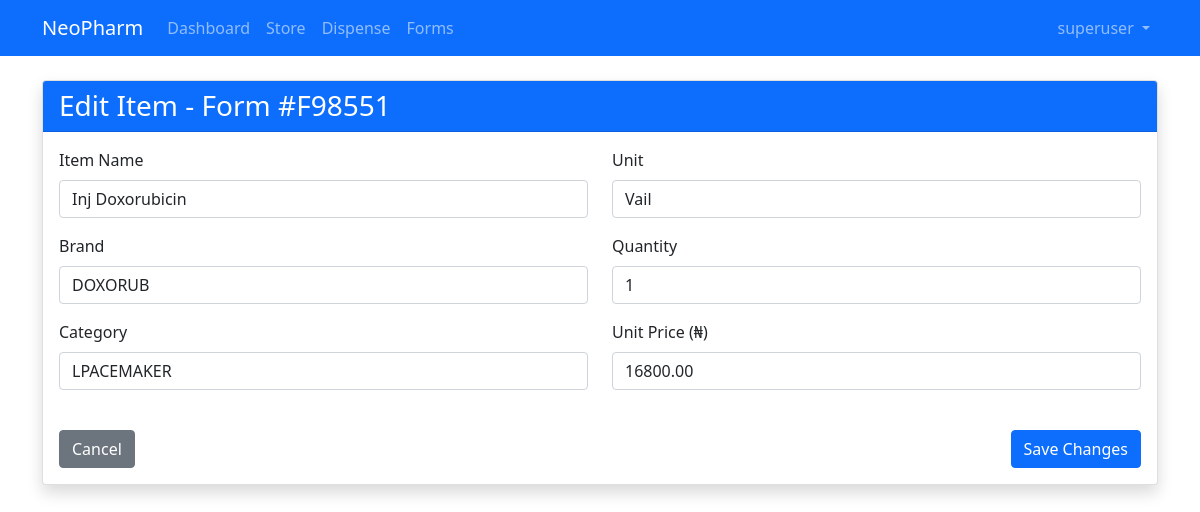
/forms/F98551/items/12/edit/ (signed in), run on the app's committed database.
### pharmacy/models.py (models this page shows, shortened)
class User(AbstractUser):
    groups = models.ManyToManyField(Group, related_name="pharmacy_user_groups", blank=True)
    user_permissions = models.ManyToManyField(Permission, related_name="pharmacy_user_permissions", blank=True)
    username = models.CharField(max_length=200, null=True, blank=True)
    mobile = models.CharField(max_length=20, unique=True)
    USERNAME_FIELD = 'mobile'
    REQUIRED_FIELDS = ['username']

class Form(models.Model):
    form_id = ShortUUIDField(
        length=5,
        max_length=50,
        prefix="F",
        alphabet="0123456789",
        unique=True
    )
    buyer_name = models.CharField(max_length=255, null=True, blank=True)
    hospital_no = models.CharField(max_length=100, null=True, blank=True)
    ncap_no = models.CharField(max_length=100, null=True, blank=True)
    total_amount = models.DecimalField(max_digits=10, decimal_places=2)
    date = models.DateTimeField(auto_now_add=True)
    dispensed_by = models.ForeignKey(settings.AUTH_USER_MODEL, on_delete=models.SET_NULL, null=True)
    class Meta:
        db_table = 'pharmacy_form'

class FormItem(models.Model):
    form = models.ForeignKey(Form, on_delete=models.CASCADE, related_name='items')
    drug_name = models.CharField(max_length=255)
    drug_brand = models.CharField(max_length=255, null=True, blank=True)
    drug_type = models.CharField(max_length=50)  # LPACEMAKER, NCAP, ONCOLOGY
    unit = models.CharField(max_length=50)
    quantity = models.PositiveIntegerField()
    price = models.DecimalField(max_digits=12, decimal_places=2)
    subtotal = models.DecimalField(max_digits=12, decimal_places=2)

### pharmacy/views.py (the view)
# urls.py: path('forms/<str:form_id>/items/<int:item_id>/edit/', views.edit_form_item, name='edit_form_item'),
@login_required
def edit_form_item(request, form_id, item_id):
    form = get_object_or_404(Form, form_id=form_id)
    form_item = get_object_or_404(FormItem, id=item_id, form=form)
    if request.method == 'POST':
        item_form = FormItemForm(request.POST, instance=form_item)
        if item_form.is_valid():
            form_item = item_form.save(commit=False)
            form_item.subtotal = form_item.quantity * form_item.price
            form_item.save()
            update_form_total(form)
            messages.success(request, 'Item updated successfully.')
            return redirect('store:edit_form', form_id=form_id)
        else:
            messages.error(request, 'Error updating item. Please check the form.')
    else:
        item_form = FormItemForm(instance=form_item)
    context = {
        'form': form,
        'form_item': form_item,
        'item_form': item_form
    }
    return render(request, 'store/edit_form_item.html', context)

### pharmacy/forms.py (shortened to what this page needs)
class FormItemForm(forms.ModelForm):
    class Meta:
        model = FormItem
        fields = ['drug_name', 'drug_brand', 'drug_type', 'unit', 'quantity', 'price']
        widgets = {
            'drug_name': forms.TextInput(attrs={'class': 'form-control'}),
            'drug_brand': forms.TextInput(attrs={'class': 'form-control'}),
            'drug_type': forms.Select(attrs={'class': 'form-control'}, choices=[
                ('LPACEMAKER', 'LPACEMAKER'),
                ('NCAP', 'NCAP'),
                ('ONCOLOGY', 'ONCOLOGY'),
            ]),
            'unit': forms.Select(attrs={'class': 'form-control'}, choices=UNIT),
            'quantity': forms.NumberInput(attrs={'class': 'form-control', 'min': '1'}),
            'price': forms.NumberInput(attrs={'class': 'form-control', 'min': '0', 'step': '0.01'}),
        }

### pharmacy/templates/store/edit_form_item.html (shortened to what this page needs)
{% extends 'base.html' %}
{% load humanize %}
{% block content %}
<div class="container my-4">
    <div class="card shadow">
        <div class="card-header bg-primary text-white">
            <div class="d-flex justify-content-between align-items-center">
                <h3 class="mb-0">Edit Item - Form #{{ form.form_id }}</h3>
            </div>
        </div>
        <div class="card-body">
            <form method="post" action="{% url 'store:edit_form_item' form.form_id form_item.id %}">
                <div class="row">
                    <div class="col-md-6">
                        <div class="mb-3">
                            <label for="{{ item_form.drug_name.id_for_label }}" class="form-label">Item Name</label>
                            {{ item_form.drug_name }}
                        </div>
                        <div class="mb-3">
                            <label for="{{ item_form.drug_brand.id_for_label }}" class="form-label">Brand</label>
                            {{ item_form.drug_brand }}
                        </div>
                        <div class="mb-3">
                            <label for="{{ item_form.drug_type.id_for_label }}" class="form-label">Category</label>
                            {{ item_form.drug_type }}
                        </div>
                    </div>
                    <div class="col-md-6">
                        <div class="mb-3">
                            <label for="{{ item_form.unit.id_for_label }}" class="form-label">Unit</label>
                            {{ item_form.unit }}
                        </div>
                        <div class="mb-3">
                            <label for="{{ item_form.quantity.id_for_label }}" class="form-label">Quantity</label>
                            {{ item_form.quantity }}
                        </div>
                        <div class="mb-3">
                            <label for="{{ item_form.price.id_for_label }}" class="form-label">Unit Price (₦)</label>
                            {{ item_form.price }}
                        </div>
                    </div>
                </div>
                <div class="d-flex justify-content-between mt-4">
                    <a href="{% url 'store:edit_form' form.form_id %}" class="btn btn-secondary">
                         Cancel
                    </a>
                    <button type="submit" class="btn btn-primary">
                         Save Changes
                    </button>
                </div>
            </form>
        </div>
    </div>
</div>
{% endblock %}

### templates/base.html (shortened to what this page needs)
<!DOCTYPE html>
<html lang="en">
<head>
    <link href="https://cdn.jsdelivr.net/npm/bootstrap@5.1.3/dist/css/bootstrap.min.css" rel="stylesheet">
</head>
<body>
    <nav class="navbar navbar-expand-lg navbar-dark bg-primary">
        <div class="container">
            <a class="navbar-brand" href="{% url 'store:dashboard' %}">NeoPharm</a>
            <div class="collapse navbar-collapse" id="navbarNav">
                <ul class="navbar-nav me-auto">
                    <li class="nav-item">
                        <a class="nav-link" href="{% url 'store:dashboard' %}">
                             Dashboard
                        </a>
                    </li>
                    <li class="nav-item">
                        <a class="nav-link" href="{% url 'store:store' %}">
                             Store
                        </a>
                    </li>
                    <li class="nav-item">
                        <a class="nav-link" href="{% url 'store:dispense' %}">
                             Dispense
                        </a>
                    </li>
                    <li class="nav-item">
                        <a class="nav-link" href="{% url 'store:forms' %}">
                             Forms
                        </a>
                    </li>
                </ul>
                <ul class="navbar-nav">
                    {% if user.is_authenticated %}
                    <li class="nav-item dropdown">
                        <a class="nav-link dropdown-toggle" href="#" id="userDropdown" role="button"
                           data-bs-toggle="dropdown">
                            {% if user.username %}
                                {{ user.username }}
                            {% else %}
                                {{ user.mobile }}
                            {% endif %}
                        </a>
                    </li>
                    {% else %}
                    <li class="nav-item">
                        <a class="nav-link" href="{% url 'store:index' %}">Login</a>
                    </li>
                    {% endif %}
                </ul>
            </div>
        </div>
    </nav>
    {% block content %}
    {% endblock %}
</body>
</html>

### data on the page
User: username "superuser"
Form: form_id "F98551"
FormItem: drug_name "Inj Doxorubicin", drug_brand "DOXORUB", drug_type "LPACEMAKER", unit "Vail", quantity "1", price "16800.00"
